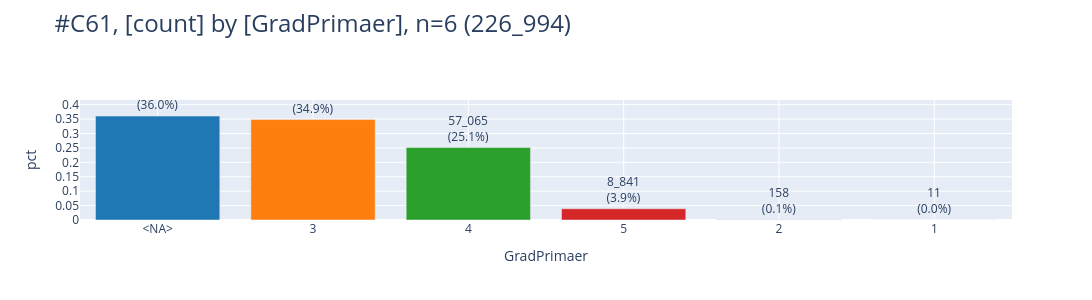

The notebook cell saved with this chart:
### Code cell
df = t_gleas.project("GradPrimaer").to_df()
pls.plot_bars(df, sort_values=True, caption="C61", height=300)

### Figure 1 — Plotly figure (JSON) as saved in the notebook; plotly's stock layout.template omitted (floating-point values rounded to 4 significant figures)
{"data": [{"error_y": {"thickness": 5}, "hovertemplate": "GradPrimaer=%{x}<br>pct=%{y}<br>cnt_pct_str=%{text}<extra></extra>", "legendgroup": "<NA>", "marker": {"color": "#1F77B4", "pattern": {"shape": ""}}, "name": "<NA>", "orientation": "v", "showlegend": true, "text": ["81_804<br>(36.0%)"], "textposition": "outside", "type": "bar", "x": ["<NA>"], "xaxis": "x", "y": [0.3604], "yaxis": "y"}, {"error_y": {"thickness": 5}, "hovertemplate": "GradPrimaer=%{x}<br>pct=%{y}<br>cnt_pct_str=%{text}<extra></extra>", "legendgroup": "3", "marker": {"color": "#FF7F0E", "pattern": {"shape": ""}}, "name": "3", "orientation": "v", "showlegend": true, "text": ["79_115<br>(34.9%)"], "textposition": "outside", "type": "bar", "x": ["3"], "xaxis": "x", "y": [0.3485], "yaxis": "y"}, {"error_y": {"thickness": 5}, "hovertemplate": "GradPrimaer=%{x}<br>pct=%{y}<br>cnt_pct_str=%{text}<extra></extra>", "legendgroup": "4", "marker": {"color": "#2CA02C", "pattern": {"shape": ""}}, "name": "4", "orientation": "v", "showlegend": true, "text": ["57_065<br>(25.1%)"], "textposition": "outside", "type": "bar", "x": ["4"], "xaxis": "x", "y": [0.2514], "yaxis": "y"}, {"error_y": {"thickness": 5}, "hovertemplate": "GradPrimaer=%{x}<br>pct=%{y}<br>cnt_pct_str=%{text}<extra></extra>", "legendgroup": "5", "marker": {"color": "#D62728", "pattern": {"shape": ""}}, "name": "5", "orientation": "v", "showlegend": true, "text": ["8_841<br>(3.9%)"], "textposition": "outside", "type": "bar", "x": ["5"], "xaxis": "x", "y": [0.03895], "yaxis": "y"}, {"error_y": {"thickness": 5}, "hovertemplate": "GradPrimaer=%{x}<br>pct=%{y}<br>cnt_pct_str=%{text}<extra></extra>", "legendgroup": "2", "marker": {"color": "#9467BD", "pattern": {"shape": ""}}, "name": "2", "orientation": "v", "showlegend": true, "text": ["158<br>(0.1%)"], "textposition": "outside", "type": "bar", "x": ["2"], "xaxis": "x", "y": [0.0006961], "yaxis": "y"}, {"error_y": {"thickness": 5}, "hovertemplate": "GradPrimaer=%{x}<br>pct=%{y}<br>cnt_pct_str=%{text}<extra></extra>", "legendgroup": "1", "marker": {"color": "#8C564B", "pattern": {"shape": ""}}, "name": "1", "orientation": "v", "showlegend": true, "text": ["11<br>(0.0%)"], "textposition": "outside", "type": "bar", "x": ["1"], "xaxis": "x", "y": [4.846e-05], "yaxis": "y"}], "layout": {"barmode": "relative", "height": 300, "legend": {"title": {"text": "GradPrimaer"}, "tracegroupgap": 0}, "showlegend": false, "title": {"font": {"size": 24}, "text": "#C61, [count] by [GradPrimaer], n=6 (226_994)", "xanchor": "left", "y": 0.95, "yanchor": "top"}, "width": 1600, "xaxis": {"anchor": "y", "categoryarray": ["<NA>", "3", "4", "5", "2", "1"], "categoryorder": "total descending", "domain": [0, 1], "gridwidth": 1, "showgrid": true, "title": {"text": "GradPrimaer"}}, "yaxis": {"anchor": "x", "domain": [0, 1], "dtick": 0.05, "gridwidth": 1, "range": [0, 0.4162], "showgrid": true, "title": {"text": "pct"}}}}
